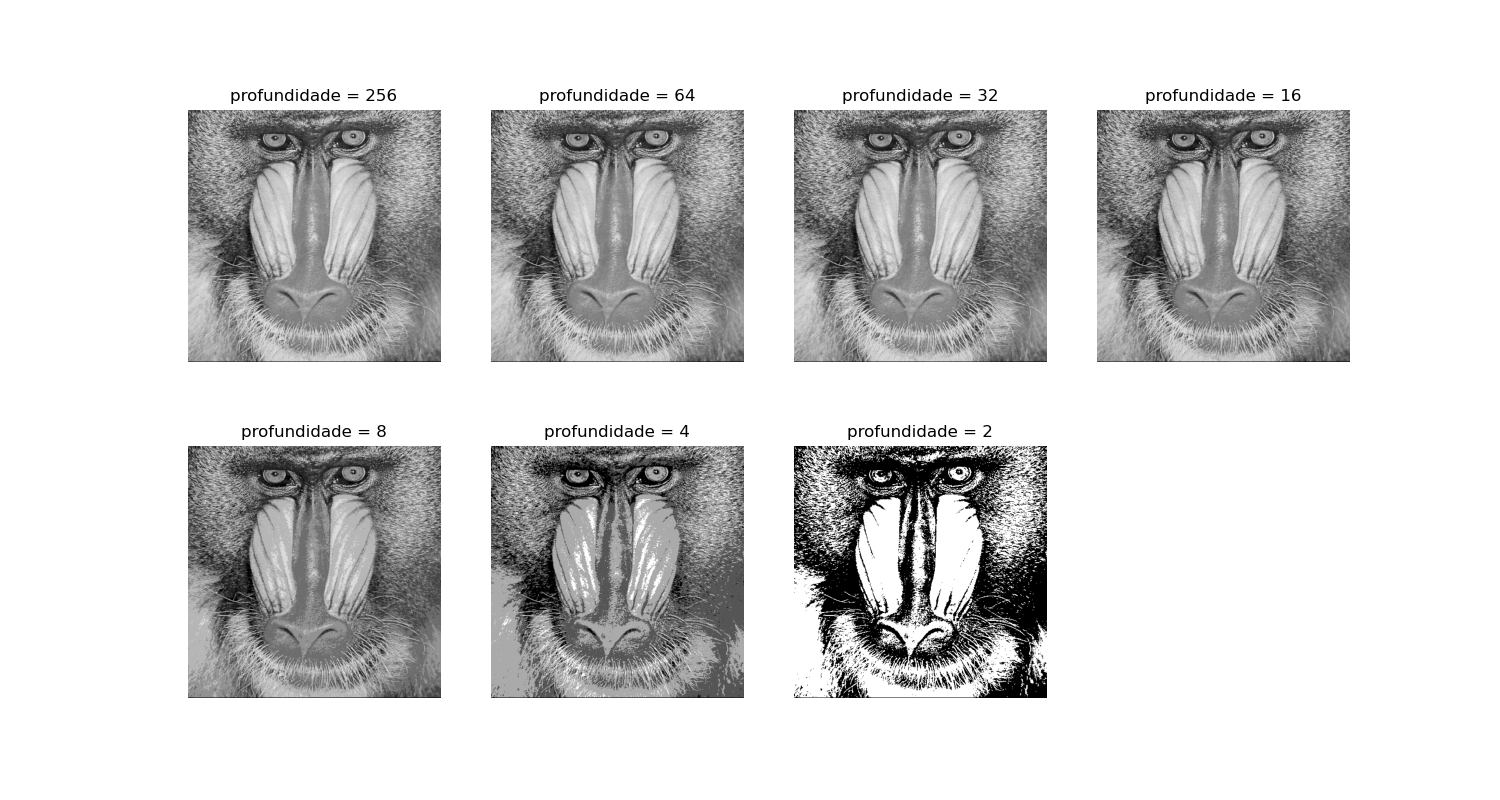

Python code for this plot:
'''
Universidade Estadual de Campinas
Instituto de Computação

MO443 - Introdução ao Processamento Digital de Imagem - 1S2023
Professor Hélio Pedrini

Trabalho 01


Aluno:
Maurício Pereira Lopes
RA: 225242
'''

# ------------------------------------------
# Carregamento de bibliotecas
import imageio as iio
import matplotlib.pyplot as plt
import numpy as np
import random
# ------------------------------------------


# ------------------------------------------
# Questão 1.6 - Quantização de Imagens
# ------------------------------------------


# lendo uma imagem e a convertendo para níveis de 0 a 1
im = iio.imread('https://www.ic.unicamp.br/~helio/imagens_png/baboon.png')
im_0_to_1 = ((im * ((1 - 0) / 255)) + 0)

# definindo uma lista de níveis de profundidade da imagem
depth = [256, 64, 32, 16, 8, 4, 2]

# fazendo a quantização da imagem e salvando as imagens
# quantizadas em uma lista
im_quantizada = []
for i in range(0, 7):
    im_quantizada.append((im_0_to_1 * depth[i]).astype(int))


# plotando as imagens quantizadas
depth_idx = 0
fig, axs = plt.subplots(2, 4, figsize=(15, 8))
for i in range(2):
    for j in range(4):
        if depth_idx < 7:
            axs[i, j].imshow(im_quantizada[depth_idx], cmap='gray')
            axs[i, j].set_title(label = ("profundidade = " + str(depth[depth_idx])))
            axs[i, j].axis("off")
            depth_idx = depth_idx + 1
fig.delaxes(axs[1,3])
plt.savefig("trabalho01-questao1.6.png")
plt.show()